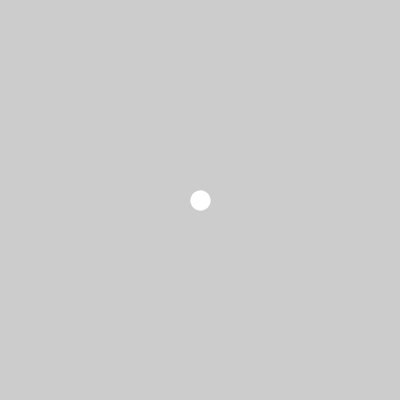
Frame 1 (no input)
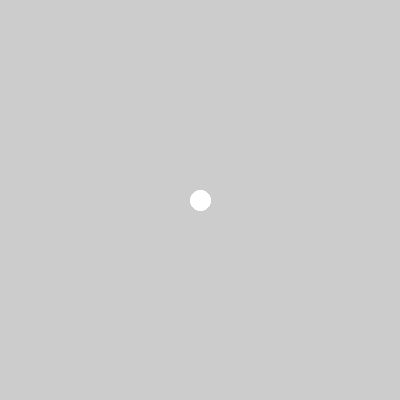
Frame 60 (the mouse pressed at the canvas centre just before this capture)
Frame 120 (the mouse held since frame 60 and released just before this capture): identical to frame 60, image omitted

The Processing sketch that drew these frames (run headless with seeded random() and noise(); from frame 60 on, the mouse is pressed at the canvas centre):

// Processing sketch: Accelerated_Point
// ── Accelerated_Point.pde
PVector p;
PVector vel;
PVector acc;

float decay=0.99;
void setup() {
  size(400, 400);
  p = new PVector(width/2, height/2);
  acc = new PVector(0, 0);
  vel = new PVector(0, 0);
  
  
  strokeWeight(20);
}

void mousePressed() {
  acc.x=mouseX-p.x;
  acc.y=mouseY-p.y;
  acc.normalize();
  acc.mult(2);
}
void draw() {
  //background(51);
  if (p.x>width || p.x<0) {
    vel.x*=-1;
    acc.x*=-1;
  }
  if (p.y>width || p.y<0) {
    vel.y*=-1;
    acc.y*=-1;
  }
  vel.add(acc);
  vel.limit(20);
  vel.mult(0.99);
  p.add(vel);
  stroke(255,255,255,150);
  point(p.x-vel.x,p.y-vel.y);
  stroke(255);
  point(p.x,p.y);
  acc.mult(decay);
}
